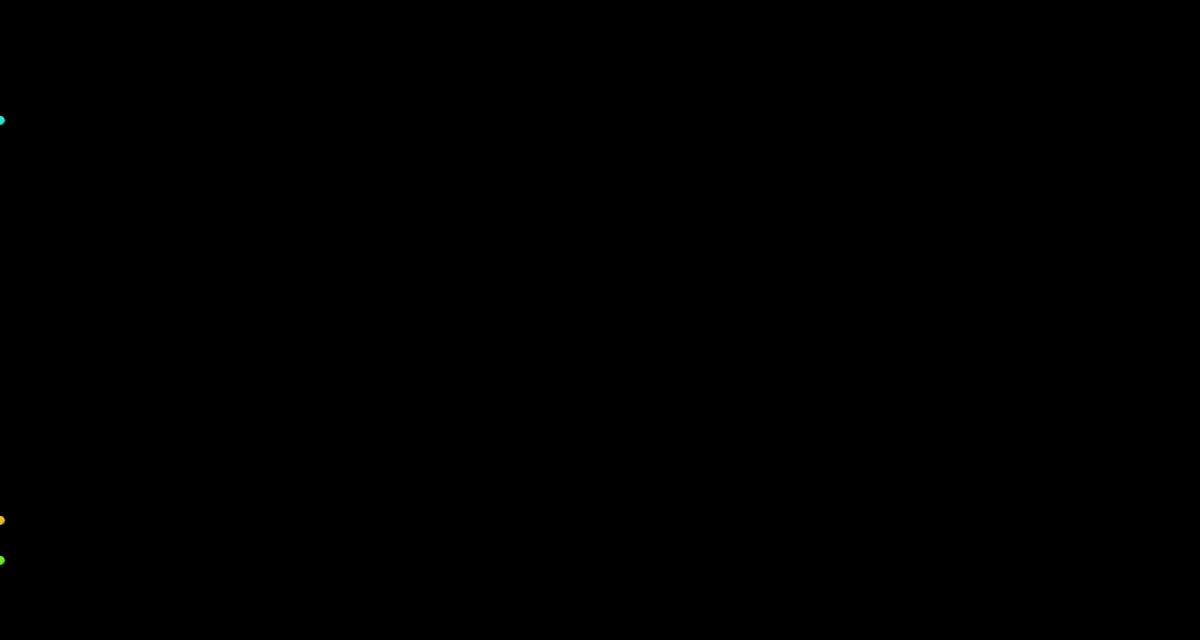
Frame 1 (no input)
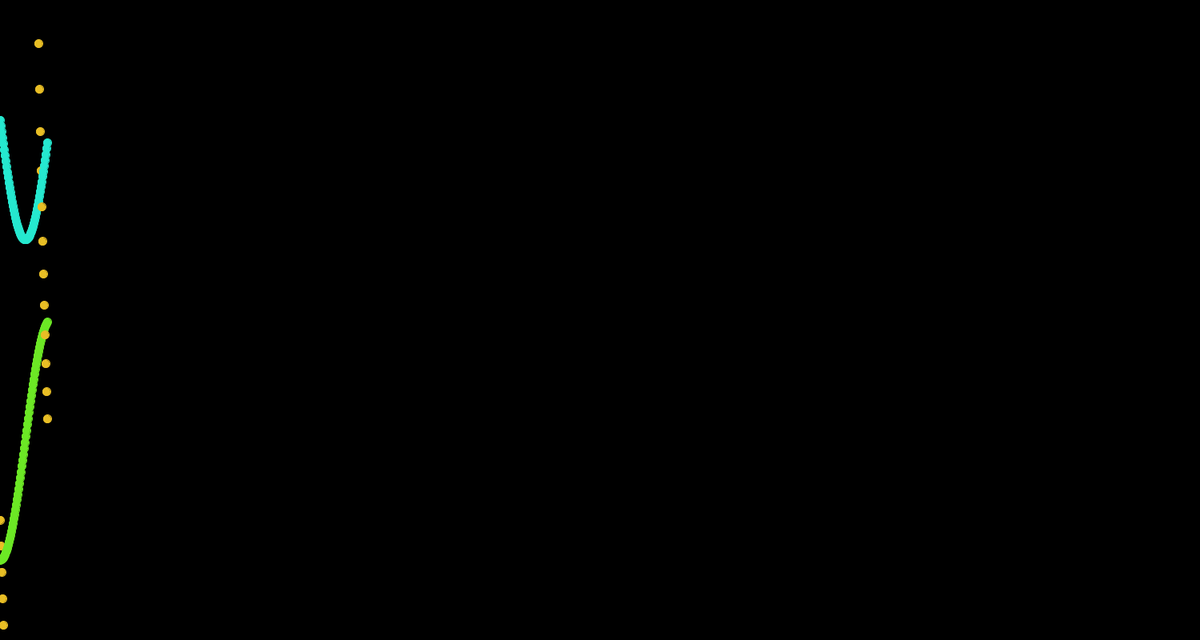
Frame 60 (the mouse pressed at the canvas centre just before this capture)
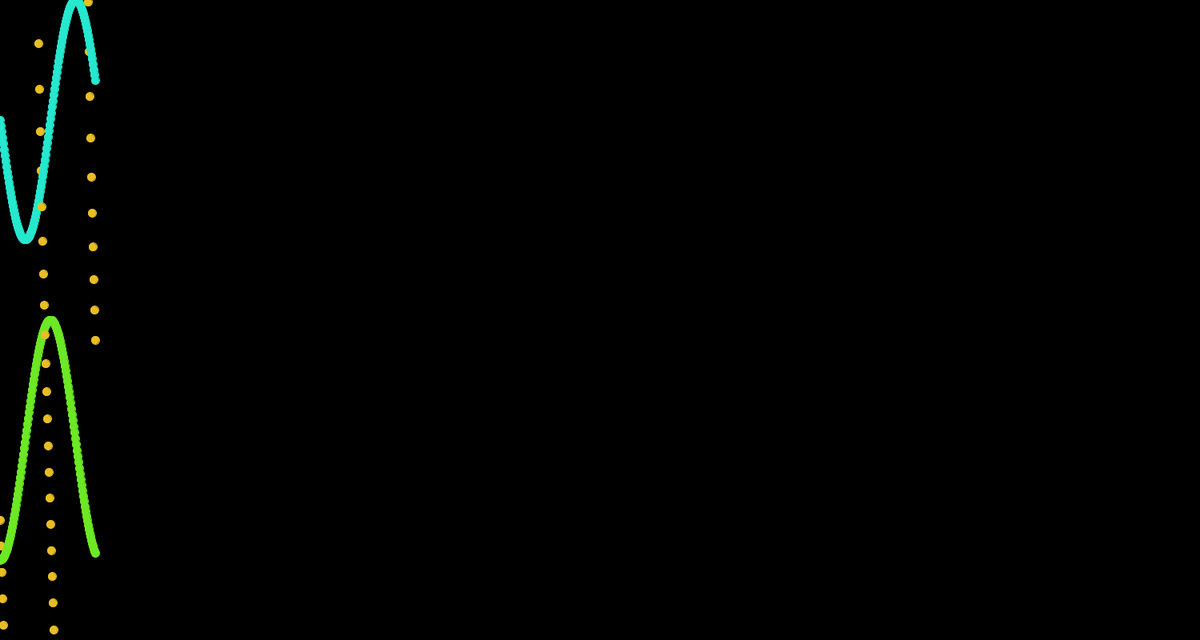
Frame 120 (the mouse held since frame 60 and released just before this capture)

The Processing sketch that drew these frames (run headless with seeded random() and noise(); from frame 60 on, the mouse is pressed at the canvas centre):

// Processing sketch: exercise05
// ── exercise05.pde
/*
Ideas, yadda yadda yadda:
- i wanna use sin, scale and screen resizing
- as the screen is resized, values will be changed, and this will affect the sin waves
- their scaling will change, and so will their shape? i'll see, because i've never tried this before
- when i try this combination of base code out, the waves get messed up and disappear. maybe because
  the wave depends on the width and height to be drawn?
- change of plans: even when i set the values for sin to fixed values the problem persists, so i'll only
  use sin/cos/tan
- change the shape of the waves with mouse input
*/

/* BASE CODE: oscillation code taken from slides to be modified */
float theta = 0;
int x = 0;

void setup() {
  /* CHANGED: made the window size bigger so i can better see the paths of the waves over time */
  size(1500,800);
  /* end of CHANGE */
  background(0);
  fill(255);
}

void draw() {
  /* CHANGED: created one wave of each type (sin, cos and tan) and gave each their own y value so
     they can mark their own path. also, added variables for each of them 
     also, added color variables to help destinguish the different wave types from one another
     also also, added variables for each wave's multiplier number to more easily control their sizes */
  //sin wave
  color sin = (#25E8CF); // cyan
  float sinMul = 150;
  fill(sin);
  stroke(sin);
  float ySin = 150 + (sin(theta) * sinMul);
  ellipse(x,ySin,10,10);
  //cos wave
  color cos = (#6CE825); // lime
  float cosMul = 150;
  fill(cos);
  stroke(cos);
  float yCos = 550 + (cos(theta) * cosMul);
  ellipse(x,yCos,10,10);
  //tan wave
  color tan = (#E8BE25); // tan (heh)
  float tanMul = 650;
  fill(tan);
  stroke(tan);
  float yTan = 650 + (tan(theta) * tanMul);
  ellipse(x,yTan,10,10);
  x++;
  theta += 0.05;
  // for debugging
  println(tan(theta));   
}
/* end of CHANGE */
/* end of BASE CODE */
